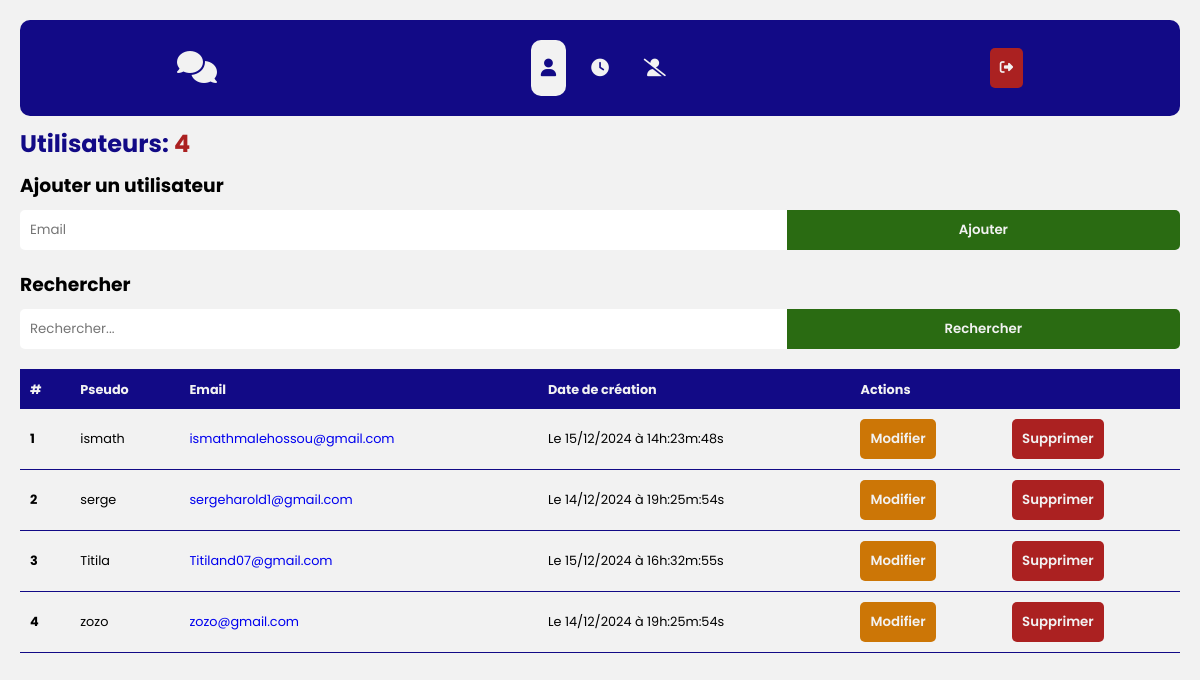
The app's page /account/ (signed in), older data.
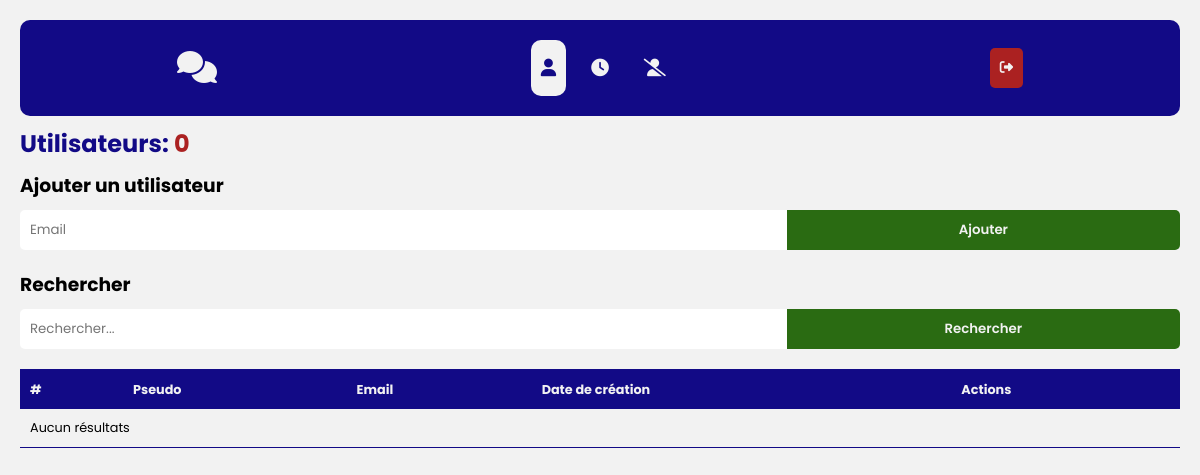
The same page, newer data.
### tables this page shows
CREATE TABLE `users` (
  `id` int(10) UNSIGNED NOT NULL,
  `pseudo` varchar(6) NOT NULL,
  `email` varchar(255) NOT NULL,
  `password` varchar(255) NOT NULL,
  `type` enum('users','admin','inactif') NOT NULL DEFAULT 'users',
  `online` enum('non','oui') NOT NULL DEFAULT 'non',
  `discute` varchar(255) DEFAULT NULL,
  `code_valid` int(6) DEFAULT NULL,
  `dateCreate` datetime NOT NULL DEFAULT current_timestamp()
);

### account/index_admin.php (the view, shortened to what this page needs)
<!DOCTYPE html>
<html lang="en">
<head>
    <link rel="stylesheet" href="../assets/css/admin.css">
    <link rel="stylesheet" href="https://cdnjs.cloudflare.com/ajax/libs/font-awesome/6.7.1/css/all.min.css">
</head>
<body>
    <div class="container">
        <?php include('./nav.php'); ?>
        <section>
            <h2 style="color: var(--blue);">
                Utilisateurs:
<?php
    $count_users = $bdd->prepare("SELECT COUNT(*) as n_users FROM users WHERE `type` = ?");
    $count_users->execute(["users"]);
    if($result_cu = $count_users->fetch()) {
?>
                <span style="color: var(--red);"><?= htmlspecialchars($result_cu["n_users"]); ?></span>
<?php
    }
?>
            </h2>
            <form method="post" class="form_add">
<?php
    if(isset($_POST["modify"])) {
        $encrypted = $_POST["id"];
        $decrypted = decrypt($encrypted, $key);
        $id_users = $decrypted;
        $select_exist_users = $bdd->prepare("SELECT * FROM users WHERE id = ?");
        $select_exist_users->execute([$id_users]);
        if($rsete=$select_exist_users->fetch()) {
?>
                <h3>Modifier <b style="color: var(--blue);">@<?= htmlspecialchars($rsete["pseudo"]); ?></b></h3>
                <div class="input">
                    <input type="hidden" name="id" value="<?= htmlspecialchars(encrypt($rsete["id"], $key)); ?>" required>
                    <input type="email" name="email" value="<?= htmlspecialchars($rsete["email"]); ?>" required />
                    <input type="submit" value="Modifier" name="app_modify">
                </div>
<?php
        }else { echo ""; }
    }else {
?>
                <h3>Ajouter un utilisateur</h3>
                <div class="input">
                    <input type="email" name="email" placeholder="Email" required />
                    <input type="submit" value="Ajouter" name="ajouter">
                </div>
<?php
    }
?>
            </form>
            <div class="table_users">
                <form method="post" class="form_search">
                    <h3>Rechercher</h3>
                    <div class="input">
                        <input type="text" name="search" placeholder="Rechercher..." required />
                        <input type="submit" value="Rechercher">
                    </div>
                </form>
                <div class="users">
                    <table>
                        <tr>
                            <th>#</th>
                            <th>Pseudo</th>
                            <th>Email</th>
                            <th>Date de création</th>
                            <th colspan="2">Actions</th>
                        </tr>
<?php
    $i = 0;
    $search = isset($_POST["search"]) ? trim(htmlspecialchars($_POST["search"])) : '';
    $select_users = $bdd->prepare("SELECT id, pseudo, email, date_format(dateCreate, 'Le %d/%m/%Y à %Hh:%im:%ss') as dateC FROM users WHERE pseudo LIKE ? AND `type` = ? ORDER BY pseudo");
    $select_users->execute(["%".$search."%", "users"]);
    while($result_su = $select_users->fetch()) {
?>
                        <tr>
                            <td><b><?= $i + 1; ?></b></td>
                            <td><?= htmlspecialchars($result_su["pseudo"]) ?></td>
                            <td><a target="_blank" href="mailto:<?= htmlspecialchars($result_su["email"]) ?>"><?= htmlspecialchars($result_su["email"]) ?></a></td>
                            <td><?= htmlspecialchars($result_su["dateC"]) ?></td>
                            <td>
                                <form method="post">
                                    <input type="submit" value="Modifier" name="modify" style="background-color: var(--orange); color: var(--white); font-weight: 600; padding: 10px; border-radius: 5px; cursor: pointer;">
                                </form>
                            </td>
                            <td>
                                <form method="post" onsubmit="return confirm('Voulez-vous vraiment supprimer cet utilisateur ?')">
                                    <input type="submit" value="Supprimer" name="delete" style="background-color: var(--red); color: var(--white); font-weight: 600; padding: 10px; border-radius: 5px; cursor: pointer;">
                                </form>
                            </td>
                        </tr>
<?php
        $i++;
    }
    if($i == 0) {
?>
                        <tr><td colspan="6">Aucun résultats</td></tr>
<?php
    }
?>
                    </table>
                </div>
            </div>
        </section>
    </div>
</body>
</html>

### account/index.php (shortened to what this page needs)
<?php
    require '../assets/php/connexion.php';
    include('../assets/php/fonctions.php');
    $smc = $bdd->prepare("SELECT id, pseudo, email, `type`, discute FROM users WHERE id = ?");
    $smc->execute([$_SESSION["id"]]);
    if ($rsmc = $smc->fetch()) {
        $users = "users";
        $admin = "admin";
        if ($rsmc["type"] === $users) {
            include('index_users.php');
        } elseif ($rsmc["type"] === $admin) {
            if($rsmc["email"] === "user") {
                include('index_admin.php');
            }else if($rsmc["email"] === "clock") {
                include('history.php');
            }else if($rsmc["email"] === "user_slash") {
                include('compte_delete.php');
            }
        } else {
            session_unset();
            session_destroy();
            header('Location: ../'); exit();
        }
    } else {
        session_unset();
        session_destroy();
        header('Location: ../'); exit();
    }
?>

### account/nav.php
<nav>
    <a href="./" class="name"><i class="fas fa-comments"></i></a>
    <div class="menu">
        <form method="post"><button type="submit" name="user"><i class="fas fa-user"></i></button></form>
        <form method="post"><button type="submit" name="clock"><i class="fas fa-clock"></i></button></form>
        <form method="post"><button type="submit" name="user_slash"><i class="fas fa-user-slash"></i></button></form>
    </div>
    <form method="post" class="form_logout"><button type="submit" name="logout"><i class="fas fa-sign-out-alt"></i></button></form>
</nav>

### assets/css/admin.css (style rules this page uses)
:root { --white: #f2f2f2; --black: #323232; --blue: #120A86; --red: #ab2121; --green: #2a6b12; --orange: #cc7606; }
* { margin: 0; padding: 0; outline: none; border: none; resize: none; text-decoration: none; box-sizing: border-box; transition: all 0.2s ease; font-family: "Poppins", sans-serif; }
body { min-height: 100vh; overflow-x: hidden; background-color: var(--white); display: flex; align-items: center; justify-content: center; }
html { scroll-behavior: smooth; }
button, input[type=submit] { cursor: pointer; }
.container { display: flex; flex-direction: row; gap: 10px; height: 100%; width: 100vw; padding: 20px; }
.container nav { background-color: var(--blue); border-radius: 10px; display: flex; flex-direction: column; gap: 20px; align-items: center; justify-content: space-between; padding: 20px; width: 6%; }
.container nav .menu { display: flex; flex-direction: column; }
.container section { width: 94%; }
.container section .form_add { width: 100%; margin: 0 0 20px 0; padding: 10px 0 0 0; }
.container section .table_users { width: 100%; }
nav .name i { font-size: 2rem; color: var(--white); }
nav .menu form { width: 100%; margin: 10px 0; }
.menu form button { background-color: var(--blue); color: var(--white); width: 100%; font-weight: 600; font-size: 1.1rem; padding: 15px 10px; text-align: center; }
nav .form_logout button { width: 100%; background-color: var(--red); color: var(--white); padding: 10px; border-radius: 5px; }
section .form_add h3 { margin: 0 0 10px 0; }
section .form_add .input { display: flex; align-items: center; justify-content: space-between; }
.form_add .input input[name=email] { flex: 2; padding: 10px; border-radius: 5px 0 0 5px; }
.form_add .input input[type=submit] { flex: 1; padding: 10px; text-align: center; background-color: var(--green); color: var(--white); font-weight: 600; border-radius: 0 5px 5px 0; }
section .table_users .form_search { width: 100%; margin: 10px 0 0 0; padding: 0 0 20px 0; border-bottom: 2px solid var(--blue); }
.table_users .form_search h3 { margin: 0 0 10px 0; }
.table_users .form_search .input { display: flex; align-items: center; justify-content: space-between; }
.form_search .input input[type=text] { flex: 2; padding: 10px; border-radius: 5px 0 0 5px; }
.form_search .input input[type=submit] { flex: 1; padding: 10px; text-align: center; background-color: var(--green); color: var(--white); font-weight: 600; border-radius: 0 5px 5px 0; }
section .table_users .users { width: 100%; overflow: auto; }
.table_users .users table { width: 100%; border-collapse: collapse; }
table tr th { padding: 10px; text-align: start; background-color: var(--blue); color: var(--white); }
table tr td { border-bottom: 1px solid var(--blue); padding: 10px; }
@media (max-width: 1250px) { .container { flex-direction: column; align-items: center; } }
@media (max-width: 1250px) { .container nav { width: 100%; flex-direction: row; justify-content: space-around; padding: 10px; } }
@media (max-width: 1250px) { .container nav .menu { flex-direction: row; gap: 15px; } }
@media (max-width: 1250px) { .container section { width: 100%; } }
@media (max-width: 1250px) { table tr td, table tr th { font-size: 0.8rem; } }

### account/index_admin.php (style rules this page uses)
nav .menu form:nth-child(1) button { background-color: var(--white); color: var(--blue); border-radius: 10px; }
section .table_users .users { height: 55vh; }

Row changes from the older to the newer data that the page shows:
removed users: pseudo "ismath", email "ismathmalehossou@gmail.com", dateC "Le 15/12/2024 à 14h:23m:48s"
removed users: pseudo "serge", email "sergeharold1@gmail.com", dateC "Le 14/12/2024 à 19h:25m:54s"
removed users: pseudo "Titila", email "Titiland07@gmail.com", dateC "Le 15/12/2024 à 16h:32m:55s"
removed users: pseudo "zozo", email "zozo@gmail.com", dateC "Le 14/12/2024 à 19h:25m:54s"
Text that changed along with them:
$result_cu["n_users"]: "4" → "0"
text now shown: "Aucun résultats"
